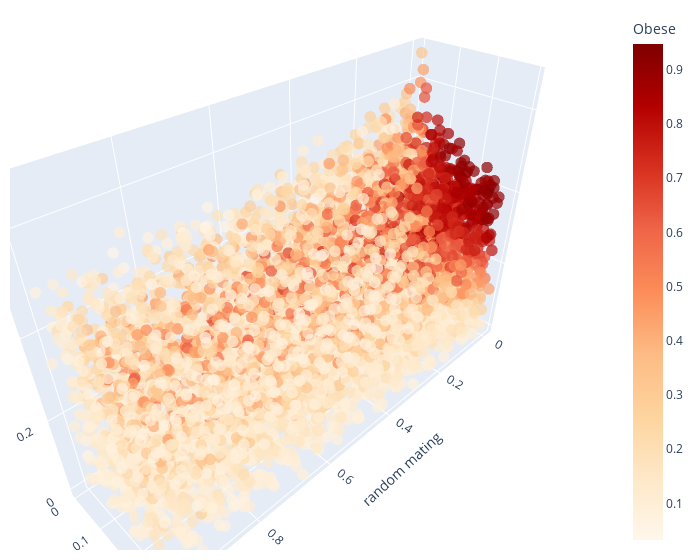

Notebook code for this chart:
### Code cell
fig = px.scatter_3d(df, x='random_mating', y='fertility_factor', z='genetic_variance_x',
              color='g4', color_continuous_scale = px.colors.sequential.OrRd)

fig.update_traces(marker=dict(size=4, opacity = 0.7),
                  selector=dict(mode='markers'))
fig.update_layout(scene = dict(
                    xaxis_title='random mating',
                    yaxis_title='fertility differential',
                    zaxis_title='genetic variance'),
                    width=700,
                    margin=dict(r=20, b=10, l=10, t=10), 
                    coloraxis_colorbar=dict(title="Obese")
                    )
fig.show()

### Figure 1 — Plotly figure (JSON) as saved in the notebook; plotly's stock layout.template omitted (floating-point values rounded to 4 significant figures; data arrays with more than 128 entries replaced by an {"elided": "..."} marker saying what was removed)
{"data": [{"hovertemplate": "random_mating=%{x}<br>fertility_factor=%{y}<br>genetic_variance_x=%{z}<br>g4=%{marker.color}<extra></extra>", "legendgroup": "", "marker": {"color": {"elided": "6000 float values"}, "coloraxis": "coloraxis", "opacity": 0.7, "size": 4, "symbol": "circle"}, "mode": "markers", "name": "", "scene": "scene", "showlegend": false, "type": "scatter3d", "x": {"elided": "6000 float values"}, "y": {"elided": "6000 float values"}, "z": {"elided": "6000 float values"}}], "layout": {"coloraxis": {"colorbar": {"title": {"text": "Obese"}}, "colorscale": [[0, "rgb(255,247,236)"], [0.125, "rgb(254,232,200)"], [0.25, "rgb(253,212,158)"], [0.375, "rgb(253,187,132)"], [0.5, "rgb(252,141,89)"], [0.625, "rgb(239,101,72)"], [0.75, "rgb(215,48,31)"], [0.875, "rgb(179,0,0)"], [1, "rgb(127,0,0)"]]}, "legend": {"tracegroupgap": 0}, "margin": {"b": 10, "l": 10, "r": 20, "t": 10}, "scene": {"domain": {"x": [0, 1], "y": [0, 1]}, "xaxis": {"title": {"text": "random mating"}}, "yaxis": {"title": {"text": "fertility"}}, "zaxis": {"title": {"text": "genetic variance"}}}, "width": 700}}
